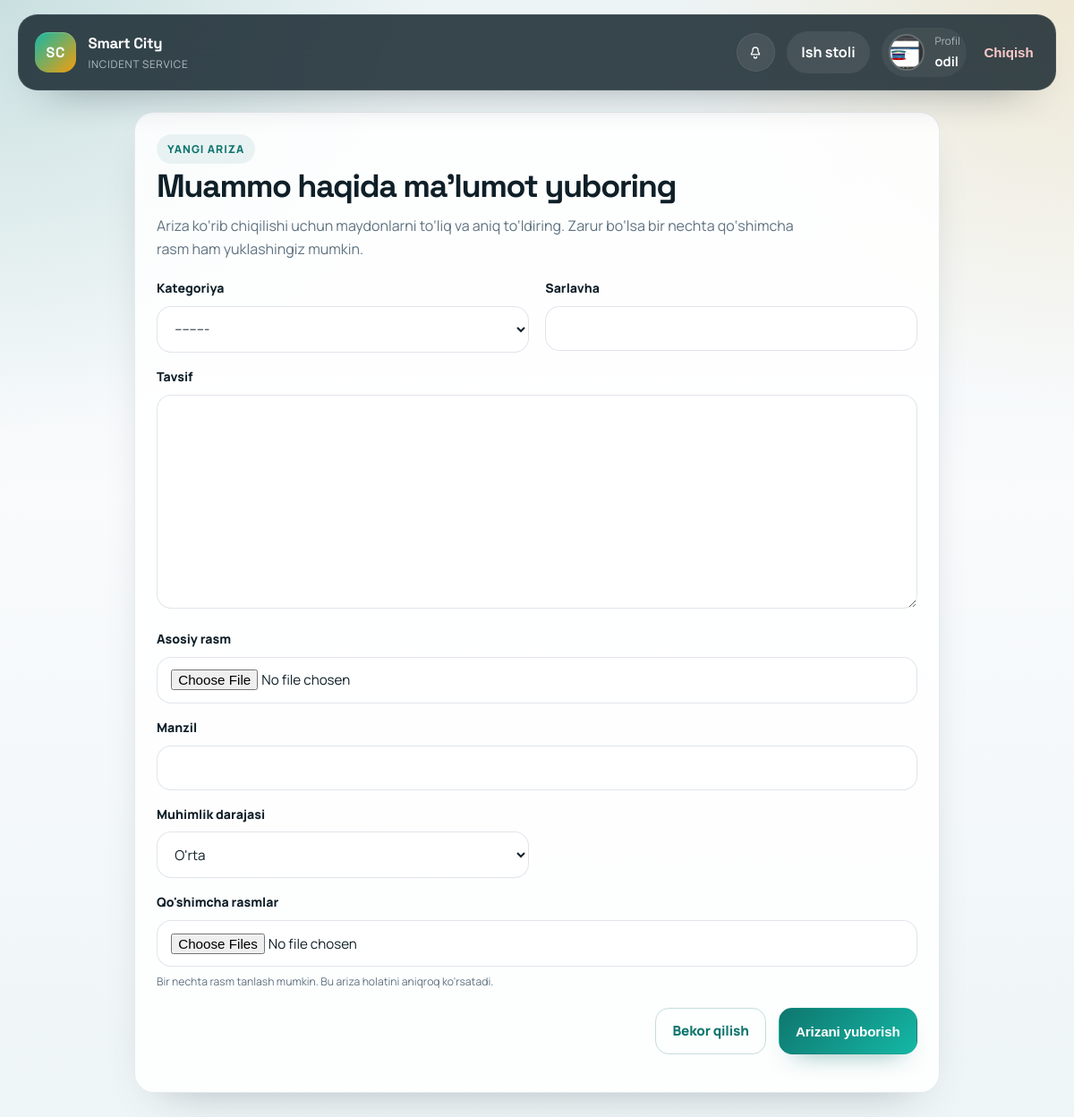
Page /incident/new/ (signed in) on the committed database.
### accounts/models.py (models this page shows, shortened)
class User(AbstractUser):
    ROLE_CHOICES = (
        ('CITIZEN', 'Fuqaro'),
        ('OPERATOR', 'Operator'),
        ('TECHNICIAN', 'Texnik'),
    )
    role = models.CharField(max_length=20, choices=ROLE_CHOICES, default='CITIZEN')
    phone = models.CharField(max_length=20, blank=True, null=True)
    region = models.CharField(max_length=50, choices=REGION_CHOICES, blank=True)
    city = models.CharField(max_length=100, blank=True)
    telegram_id = models.CharField(max_length=100, blank=True, null=True, unique=True)
    category = models.ForeignKey('incidents.Category', on_delete=models.SET_NULL, null=True, blank=True)
    avatar = models.ImageField(upload_to='avatars/', blank=True, null=True)

### incidents/views.py (the view, shortened to what this page needs)
# urls.py: path('incident/new/', views.IncidentCreateView.as_view(), name='incident_create'),
class IncidentCreateView(LoginRequiredMixin, View):
    def get(self, request):
        form = IncidentForm()
        return render(request, 'incidents/incident_form.html', {'form': form})

### incidents/forms.py
class IncidentForm(forms.ModelForm):
    class Meta:
        model = Incident
        fields = ['category', 'title', 'description', 'photo', 'address', 'priority']
        labels = {
            'category': 'Kategoriya',
            'title': 'Sarlavha',
            'description': 'Tavsif',
            'photo': 'Asosiy rasm',
            'address': 'Manzil',
            'priority': 'Muhimlik darajasi',
        }

### incidents/context_processors.py (called while the page is built)
def notifications(request):
    if request.user.is_authenticated:
        return {
            'unread_notifications_count': request.user.notifications.filter(is_read=False).count()
        }
    return {'unread_notifications_count': 0}

### incidents/models.py (called while the page is built)
    def __str__(self):
        return self.name

### templates/incidents/incident_form.html (shortened to what this page needs)
{% extends 'base.html' %}
{% block content %}
<section class="card panel-card" style="max-width: 900px; margin: 0 auto;">
    <div class="section-header">
        <div>
            <span class="eyebrow">{% if incident %}Arizani yangilash{% else %}Yangi ariza{% endif %}</span>
            <h1 class="section-title">{% if incident %}Muammo ma'lumotlarini tahrirlash{% else %}Muammo haqida ma'lumot yuboring{% endif %}</h1>
            <p class="section-copy">Ariza ko‘rib chiqilishi uchun maydonlarni to‘liq va aniq to‘ldiring. Zarur bo‘lsa bir nechta qo‘shimcha rasm ham yuklashingiz mumkin.</p>
        </div>
    </div>
    <form method="post" enctype="multipart/form-data" class="form-stack">
        <div class="form-grid">
            {% for field in form %}
                <div class="{% if field.name == 'description' or field.name == 'photo' or field.name == 'address' %}full{% endif %}">
                    <label for="{{ field.id_for_label }}">{{ field.label }}</label>
                    {{ field }}
                </div>
            {% endfor %}
            <div class="full">
                <label for="id_images">Qo'shimcha rasmlar</label>
                <input id="id_images" type="file" name="images" multiple>
                <small class="field-help">Bir nechta rasm tanlash mumkin. Bu ariza holatini aniqroq ko'rsatadi.</small>
            </div>
        </div>
        <div style="display: flex; justify-content: flex-end; gap: 0.85rem; flex-wrap: wrap; margin-top: 1rem;">
            <a href="{% url 'dashboard' %}" class="btn btn-outline">Bekor qilish</a>
            <button type="submit" class="btn">{% if incident %}O'zgarishlarni saqlash{% else %}Arizani yuborish{% endif %}</button>
        </div>
    </form>
</section>
{% endblock %}

### templates/base.html (shortened to what this page needs)
<!DOCTYPE html>
<html lang="uz">
<head>
</head>
<body>
    <nav class="site-nav">
        <div class="nav-shell">
            <a href="/" class="brand-link">
                <span class="brand-mark">SC</span>
                <span class="brand-text">
                    <span class="brand-title">Smart City</span>
                    <span class="brand-subtitle">Incident Service</span>
                </span>
            </a>
            <div class="nav-links">
                {% if user.is_authenticated %}
                    <div class="notification-menu">
                        <button type="button" id="notif-toggle" class="notification-toggle" aria-expanded="false" aria-controls="notif-dropdown">
                        </button>
                    </div>
                    <a href="{% url 'dashboard' %}" class="nav-pill">Ish stoli</a>
                    <a href="{% url 'profile' %}" class="nav-user">
                        {% if user.avatar %}
                            <img src="{{ user.avatar.url }}" class="avatar" alt="Avatar">
                        {% else %}
                            <span class="avatar-fallback">{{ user.username|first|upper }}</span>
                        {% endif %}
                        <span class="nav-user__name">
                            <span class="nav-user__label">Profil</span>
                            <span class="nav-user__value">{{ user.first_name|default:user.username }}</span>
                        </span>
                    </a>
                    <form action="{% url 'logout' %}" method="post" class="logout-form">
                        <button type="submit" class="logout-btn">Chiqish</button>
                    </form>
                {% else %}
                    <a href="{% url 'login' %}" class="nav-link">Kirish</a>
                    <a href="{% url 'register' %}" class="nav-pill">Ro'yxatdan o'tish</a>
                {% endif %}
            </div>
        </div>
    </nav>
    <main class="page-shell">
        <div class="page-content animate-fade">
            {% block content %}{% endblock %}
        </div>
    </main>
</body>
</html>

### rows in the picture
User: avatar (picture), first_name "odil"

### other values in the picture
{{ field.label }} "Kategoriya" "Sarlavha" "Tavsif" "Asosiy rasm" "Manzil" "Muhimlik darajasi"
